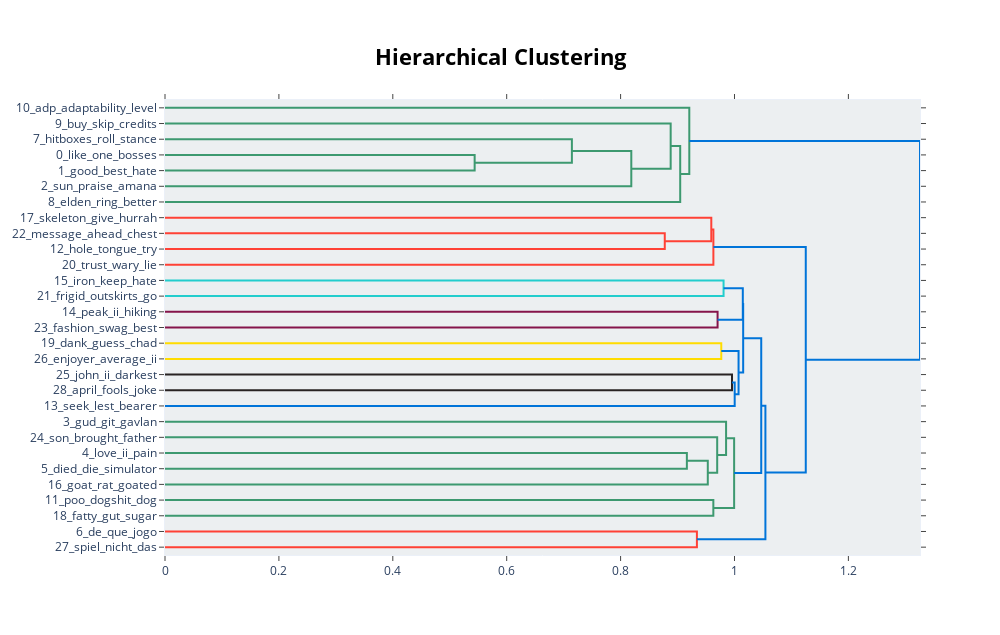

Notebook source saved alongside this figure:
### Code cell
topic_model.visualize_hierarchy()

### Figure 1 — Plotly figure (JSON) as saved in the notebook; plotly's stock layout.template omitted (floating-point values rounded to 4 significant figures)
{"data": [{"hoverinfo": "text", "marker": {"color": "rgb(61,153,112)"}, "mode": "lines", "type": "scatter", "x": [0, 0.5437, 0.5437, 0], "xaxis": "x", "y": [-35, -35, -45, -45], "yaxis": "y"}, {"hoverinfo": "text", "marker": {"color": "rgb(61,153,112)"}, "mode": "lines", "type": "scatter", "x": [0, 0.7145, 0.7145, 0.5437], "xaxis": "x", "y": [-25, -25, -40, -40], "yaxis": "y"}, {"hoverinfo": "text", "marker": {"color": "rgb(61,153,112)"}, "mode": "lines", "type": "scatter", "x": [0.7145, 0.8188, 0.8188, 0], "xaxis": "x", "y": [-32.5, -32.5, -55, -55], "yaxis": "y"}, {"hoverinfo": "text", "marker": {"color": "rgb(61,153,112)"}, "mode": "lines", "type": "scatter", "x": [0, 0.8879, 0.8879, 0.8188], "xaxis": "x", "y": [-15, -15, -43.75, -43.75], "yaxis": "y"}, {"hoverinfo": "text", "marker": {"color": "rgb(61,153,112)"}, "mode": "lines", "type": "scatter", "x": [0.8879, 0.9047, 0.9047, 0], "xaxis": "x", "y": [-29.38, -29.38, -65, -65], "yaxis": "y"}, {"hoverinfo": "text", "marker": {"color": "rgb(61,153,112)"}, "mode": "lines", "type": "scatter", "x": [0, 0.9206, 0.9206, 0.9047], "xaxis": "x", "y": [-5, -5, -47.19, -47.19], "yaxis": "y"}, {"hoverinfo": "text", "marker": {"color": "rgb(255,65,54)"}, "mode": "lines", "type": "scatter", "x": [0, 0.8776, 0.8776, 0], "xaxis": "x", "y": [-85, -85, -95, -95], "yaxis": "y"}, {"hoverinfo": "text", "marker": {"color": "rgb(255,65,54)"}, "mode": "lines", "type": "scatter", "x": [0, 0.9593, 0.9593, 0.8776], "xaxis": "x", "y": [-75, -75, -90, -90], "yaxis": "y"}, {"hoverinfo": "text", "marker": {"color": "rgb(255,65,54)"}, "mode": "lines", "type": "scatter", "x": [0.9593, 0.9629, 0.9629, 0], "xaxis": "x", "y": [-82.5, -82.5, -105, -105], "yaxis": "y"}, {"hoverinfo": "text", "marker": {"color": "rgb(35,205,205)"}, "mode": "lines", "type": "scatter", "x": [0, 0.9808, 0.9808, 0], "xaxis": "x", "y": [-115, -115, -125, -125], "yaxis": "y"}, {"hoverinfo": "text", "marker": {"color": "rgb(133,20,75)"}, "mode": "lines", "type": "scatter", "x": [0, 0.9703, 0.9703, 0], "xaxis": "x", "y": [-135, -135, -145, -145], "yaxis": "y"}, {"hoverinfo": "text", "marker": {"color": "rgb(0,116,217)"}, "mode": "lines", "type": "scatter", "x": [0.9808, 1.015, 1.015, 0.9703], "xaxis": "x", "y": [-120, -120, -140, -140], "yaxis": "y"}, {"hoverinfo": "text", "marker": {"color": "rgb(255,220,0)"}, "mode": "lines", "type": "scatter", "x": [0, 0.9768, 0.9768, 0], "xaxis": "x", "y": [-155, -155, -165, -165], "yaxis": "y"}, {"hoverinfo": "text", "marker": {"color": "rgb(40,35,35)"}, "mode": "lines", "type": "scatter", "x": [0, 0.9956, 0.9956, 0], "xaxis": "x", "y": [-175, -175, -185, -185], "yaxis": "y"}, {"hoverinfo": "text", "marker": {"color": "rgb(0,116,217)"}, "mode": "lines", "type": "scatter", "x": [0.9956, 1.0, 1.0, 0], "xaxis": "x", "y": [-180, -180, -195, -195], "yaxis": "y"}, {"hoverinfo": "text", "marker": {"color": "rgb(0,116,217)"}, "mode": "lines", "type": "scatter", "x": [0.9768, 1.007, 1.007, 1.0], "xaxis": "x", "y": [-160, -160, -187.5, -187.5], "yaxis": "y"}, {"hoverinfo": "text", "marker": {"color": "rgb(0,116,217)"}, "mode": "lines", "type": "scatter", "x": [1.015, 1.015, 1.015, 1.007], "xaxis": "x", "y": [-130, -130, -173.8, -173.8], "yaxis": "y"}, {"hoverinfo": "text", "marker": {"color": "rgb(61,153,112)"}, "mode": "lines", "type": "scatter", "x": [0, 0.9164, 0.9164, 0], "xaxis": "x", "y": [-225, -225, -235, -235], "yaxis": "y"}, {"hoverinfo": "text", "marker": {"color": "rgb(61,153,112)"}, "mode": "lines", "type": "scatter", "x": [0.9164, 0.9531, 0.9531, 0], "xaxis": "x", "y": [-230, -230, -245, -245], "yaxis": "y"}, {"hoverinfo": "text", "marker": {"color": "rgb(61,153,112)"}, "mode": "lines", "type": "scatter", "x": [0, 0.9696, 0.9696, 0.9531], "xaxis": "x", "y": [-215, -215, -237.5, -237.5], "yaxis": "y"}, {"hoverinfo": "text", "marker": {"color": "rgb(61,153,112)"}, "mode": "lines", "type": "scatter", "x": [0, 0.9852, 0.9852, 0.9696], "xaxis": "x", "y": [-205, -205, -226.2, -226.2], "yaxis": "y"}, {"hoverinfo": "text", "marker": {"color": "rgb(61,153,112)"}, "mode": "lines", "type": "scatter", "x": [0, 0.9629, 0.9629, 0], "xaxis": "x", "y": [-255, -255, -265, -265], "yaxis": "y"}, {"hoverinfo": "text", "marker": {"color": "rgb(61,153,112)"}, "mode": "lines", "type": "scatter", "x": [0.9852, 0.9994, 0.9994, 0.9629], "xaxis": "x", "y": [-215.6, -215.6, -260, -260], "yaxis": "y"}, {"hoverinfo": "text", "marker": {"color": "rgb(0,116,217)"}, "mode": "lines", "type": "scatter", "x": [1.015, 1.047, 1.047, 0.9994], "xaxis": "x", "y": [-151.9, -151.9, -237.8, -237.8], "yaxis": "y"}, {"hoverinfo": "text", "marker": {"color": "rgb(255,65,54)"}, "mode": "lines", "type": "scatter", "x": [0, 0.934, 0.934, 0], "xaxis": "x", "y": [-275, -275, -285, -285], "yaxis": "y"}, {"hoverinfo": "text", "marker": {"color": "rgb(0,116,217)"}, "mode": "lines", "type": "scatter", "x": [1.047, 1.054, 1.054, 0.934], "xaxis": "x", "y": [-194.8, -194.8, -280, -280], "yaxis": "y"}, {"hoverinfo": "text", "marker": {"color": "rgb(0,116,217)"}, "mode": "lines", "type": "scatter", "x": [0.9629, 1.125, 1.125, 1.054], "xaxis": "x", "y": [-93.75, -93.75, -237.4, -237.4], "yaxis": "y"}, {"hoverinfo": "text", "marker": {"color": "rgb(0,116,217)"}, "mode": "lines", "type": "scatter", "x": [0.9206, 1.326, 1.326, 1.125], "xaxis": "x", "y": [-26.09, -26.09, -165.6, -165.6], "yaxis": "y"}], "layout": {"autosize": false, "height": 635, "hoverlabel": {"bgcolor": "white", "font": {"family": "Rockwell", "size": 16}}, "hovermode": "closest", "plot_bgcolor": "#ECEFF1", "showlegend": false, "title": {"font": {"color": "Black", "size": 22}, "text": "<b>Hierarchical Clustering</b>", "x": 0.5, "xanchor": "center", "yanchor": "top"}, "width": 1000, "xaxis": {"mirror": "allticks", "rangemode": "tozero", "showgrid": false, "showline": true, "showticklabels": true, "ticks": "outside", "type": "linear", "zeroline": false}, "yaxis": {"mirror": "allticks", "range": [-290, 0], "rangemode": "tozero", "showgrid": false, "showline": true, "showticklabels": true, "tickmode": "array", "ticks": "outside", "ticktext": ["10_adp_adaptability_level", "9_buy_skip_credits", "7_hitboxes_roll_stance", "0_like_one_bosses", "1_good_best_hate", "2_sun_praise_amana", "8_elden_ring_better", "17_skeleton_give_hurrah", "22_message_ahead_chest", "12_hole_tongue_try", "20_trust_wary_lie", "15_iron_keep_hate", "21_frigid_outskirts_go", "14_peak_ii_hiking", "23_fashion_swag_best", "19_dank_guess_chad", "26_enjoyer_average_ii", "25_john_ii_darkest", "28_april_fools_joke", "13_seek_lest_bearer", "3_gud_git_gavlan", "24_son_brought_father", "4_love_ii_pain", "5_died_die_simulator", "16_goat_rat_goated", "11_poo_dogshit_dog", "18_fatty_gut_sugar", "6_de_que_jogo", "27_spiel_nicht_das"], "tickvals": [-5, -15, -25, -35, -45, -55, -65, -75, -85, -95, -105, -115, -125, -135, -145, -155, -165, -175, -185, -195, -205, -215, -225, -235, -245, -255, -265, -275, -285], "type": "linear", "zeroline": false}}}
